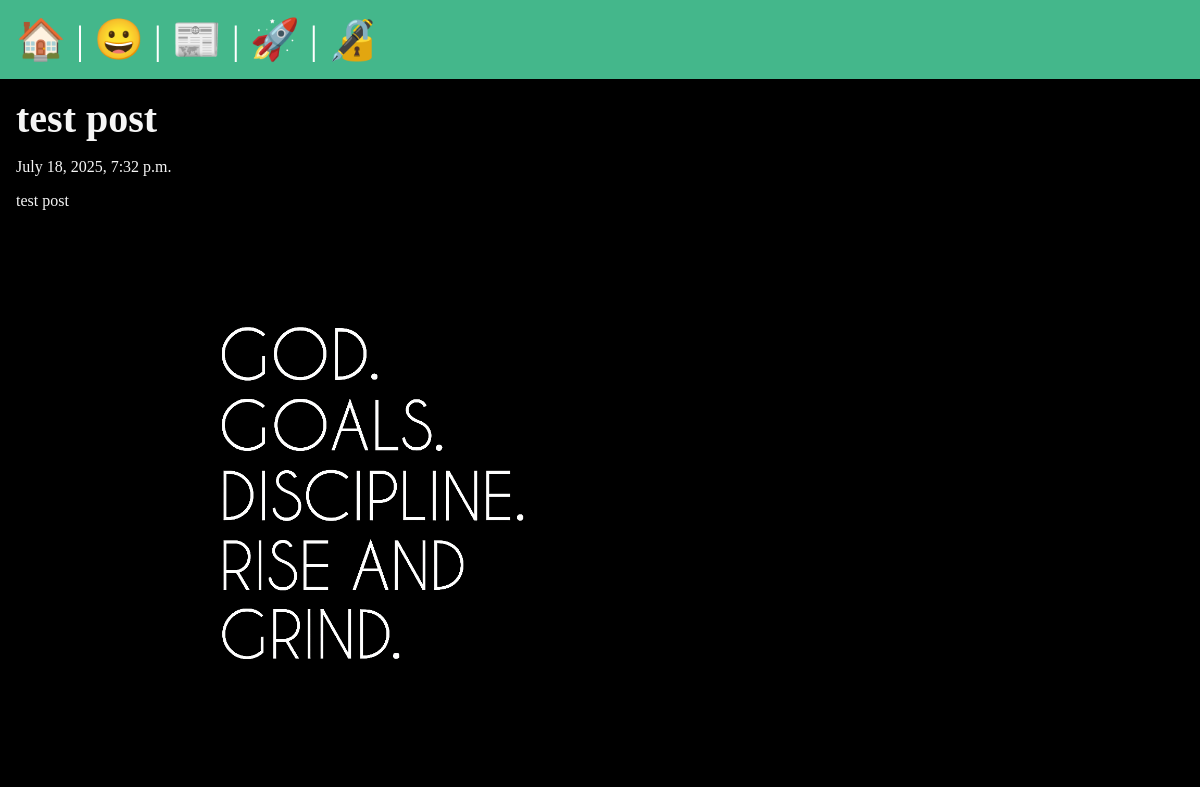
Screenshot of /posts/test-post with the database file from the repository.
### posts/models.py (models this page shows, shortened)
class Post(models.Model):
    title = models. CharField(max_length=75)
    body = models.TextField()
    slug = models.SlugField()
    date = models.DateTimeField(auto_now_add=True)
    banner = models.ImageField(default = 'fallback.jpg', blank=True)

### posts/views.py (the view)
# urls.py: path('<slug:slug>', views.post_page, name='page'),
def post_page(request, slug):
    post = Post.objects.get(slug=slug)
    return render(request, 'posts/post_page.html', {'post': post})

### assets/posts/templates/posts/post_page.html (shortened to what this page needs)
{% extends "layouts.html" %}
{% block content %}
  <section>
    <h1>{{ post.title }}</h1>
    <p> {{ post.date }} </p>
    <p> {{ post.body }} </p>
    <img
        class="banner"
        src="{{ post.banner.url }}"
        alt="{{ post.title }}"
    />
  </section>
{% endblock %}

### rows the page displays
Post: title "test post", date "July 18, 2025, 7:32 p.m.", body "test post", banner (picture)
